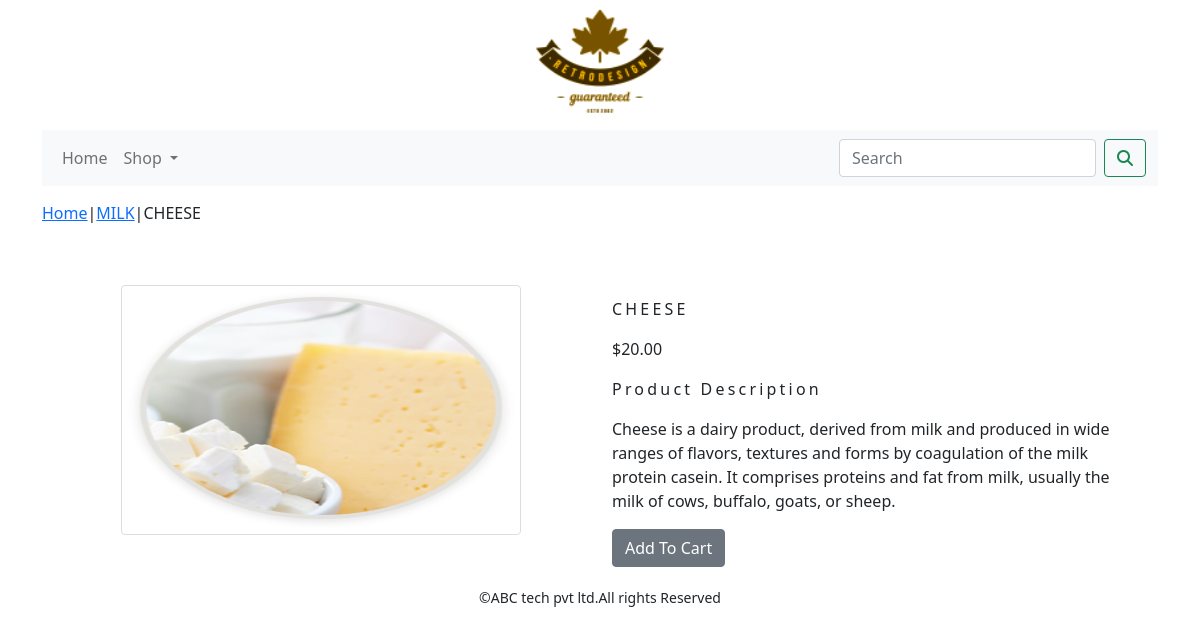
Page /shop/milk/cheese/ on the committed database.
### shop/models.py (models this page shows, shortened)
class Product(models.Model):
    name = models.CharField(max_length=250, unique=True)
    slug = models.SlugField(max_length=250, unique=True)
    description = models.TextField(blank=True)
    price = models.DecimalField(max_digits=10, decimal_places=2)
    category = models.ForeignKey(Category, on_delete=models.CASCADE)
    image = models.ImageField(upload_to='product', blank=True)
    stock = models.IntegerField()
    available = models.BooleanField(default=True)
    created = models.DateTimeField(auto_now_add=True)
    updated = models.DateTimeField(auto_now=True)
    class Meta:
        ordering = ('name',)
        verbose_name = 'product'
        verbose_name_plural = 'products'

class Category(models.Model):
    name = models.CharField(max_length=250, unique=True)
    slug = models.SlugField(max_length=250, unique=True)
    description = models.TextField(blank=True)
    image = models.ImageField(upload_to='category', blank=True)
    class Meta:
        ordering = ('name',)
        verbose_name = 'category'
        verbose_name_plural = 'categories'
    def get_url(self):
        return reverse('shop:products_by_category',args=[self.slug])
    def __str__(self):
        return '{}'.format(self.name)

### shop/views.py (the view)
# urls.py: path('<slug:c_slug>/<slug:product_slug>/',views.proDetail, name="prodCatdetail"),
def proDetail(request,c_slug,product_slug):
    try:
        product=Product.objects.get(category__slug=c_slug,slug=product_slug)
    except Exception as e:
        raise e
    return render(request,'product.html',{'product':product})

### cart/context_processors.py (called while the page is built)
def counter(request):
    item_count=0
    if 'admin' in request.path:
        return {}
    else:
        try:
            cart=Cart.objects.filter(cart_id=_cart_id(request))
            cart_items=CartItem.objects.all().filter(cart=cart[:1])
            for cart_item in cart_items:
                item_count += cart_item.quantity
        except Cart.DoesNotExist:
            item_count=0
    return dict(item_count=item_count)

### cart/views.py (called while the page is built)
def _cart_id(request):
    cart = request.session.session_key
    if not cart:
        cart = request.session.create()
    return cart

### shop/context_processor.py (called while the page is built)
def menu_links(request):
    links = Category.objects.all()
    return dict(links=links)

### templates/product.html (shortened to what this page needs)
{% extends 'base.html'%}
{% load static %}
{% block content %}
<div class="row my_prod_row_class">
    <div class="mx_auto">
        <p><a href="{% url 'shop:allProdCat' %}">Home</a>|<a href="{{product.category.get_url}}">{{product.category}}</a>|{{product.name}}</p>
    </div>
</div>
<div class="container">
<br>
<div class="row">
    <div class="col-12 col-sm-12 col-md-12 col-lg-6 text-center">
        <div class="min-width:18rem">
            <img class="my_image" src="{{product.image.url}}" alt="{{product.name}}">
        </div>
    </div>
        <div class="col-12 col-sm-12 col-md-12 col-lg-6">
            <div>
            <h1 class="my_prod_title">{{product.name}}</h1>
            <p>${{product.price}}</p>
            <p class="my_title">Product Description</p>
            <p class="text-justify my_prod_text">{{product.description}}</p>
            <div>
            {% if product.stock <= 0 %}
              <p><b>Out Of Stock</b></p>
            {% else %}
            <a class="btn btn-secondary" href="{% url 'cart:add_cart' product.id %}">Add To Cart</a>
            {% endif %}
            </div>
        </div>
    </div>
</div>
</div>
{% endblock %}

### static/css/custom.css (style rules this page uses)
body { font-family: 'Roboto', sans-serif; }
.my_image { border:1px solid #ddd; border-radius:4px; padding:5px; width:400px; height:250px; }
.my_title { font-size:16px; text_transform:uppercase; letter-spacing: .2em; }
.my_prod_row_class { padding-top:15px; padding-bottom:20px; }
.my_prod_title { font-size:16px; text_transform:uppercase; letter-spacing:.2em; padding-top:15px; padding-bottom:10px; }
.my_prod_text { padding-right:20px; }

### rows in the picture
Product: category "MILK", name "CHEESE", image (picture), price "20.00", description "Cheese is a dairy product, derived from milk and produced in wide ranges of flavors, textures and forms by coagulation of the milk protein casein. It comprises proteins and fat from milk, usually the milk of cows, buffalo, goats, or sheep."
